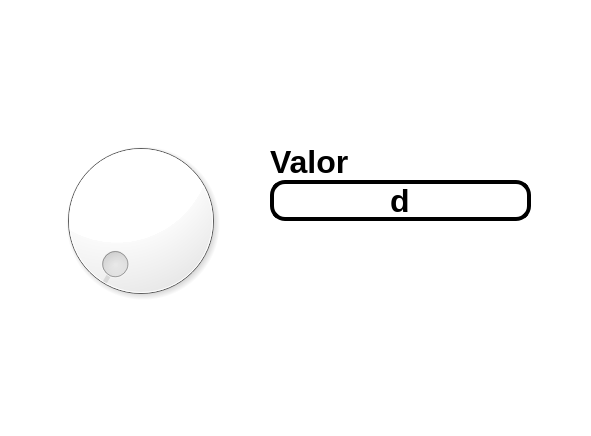
<?xml version="1.0" encoding="UTF-8"?>
<ui version="4.0">
 <class>MainWindow</class>
 <widget class="QMainWindow" name="MainWindow">
  <property name="geometry">
   <rect>
    <x>0</x>
    <y>0</y>
    <width>591</width>
    <height>436</height>
   </rect>
  </property>
  <property name="windowTitle">
   <string>MainWindow</string>
  </property>
  <property name="styleSheet">
   <string notr="true">background-color: rgb(255, 255, 255);</string>
  </property>
  <widget class="QWidget" name="centralwidget">
   <widget class="QLabel" name="imagen">
    <property name="geometry">
     <rect>
      <x>10</x>
      <y>10</y>
      <width>131</width>
      <height>71</height>
     </rect>
    </property>
    <property name="styleSheet">
     <string notr="true"/>
    </property>
    <property name="text">
     <string/>
    </property>
    <property name="pixmap">
     <pixmap resource="../Archivos/Recursos.qrc">:/Logos/log_uat_nuevo.png</pixmap>
    </property>
    <property name="scaledContents">
     <bool>true</bool>
    </property>
   </widget>
   <widget class="QLabel" name="imagen_2">
    <property name="geometry">
     <rect>
      <x>490</x>
      <y>10</y>
      <width>91</width>
      <height>71</height>
     </rect>
    </property>
    <property name="styleSheet">
     <string notr="true"/>
    </property>
    <property name="text">
     <string/>
    </property>
    <property name="pixmap">
     <pixmap resource="../Archivos/Recursos.qrc">:/Logos/FIT_logo_vertical.png</pixmap>
    </property>
    <property name="scaledContents">
     <bool>true</bool>
    </property>
   </widget>
   <widget class="QLabel" name="imagen_3">
    <property name="geometry">
     <rect>
      <x>470</x>
      <y>310</y>
      <width>111</width>
      <height>71</height>
     </rect>
    </property>
    <property name="styleSheet">
     <string notr="true"/>
    </property>
    <property name="text">
     <string/>
    </property>
    <property name="pixmap">
     <pixmap resource="../Archivos/Recursos.qrc">:/Ejercicios/ImagenGatoEuropeo.png</pixmap>
    </property>
    <property name="scaledContents">
     <bool>true</bool>
    </property>
   </widget>
   <widget class="QDial" name="dial">
    <property name="geometry">
     <rect>
      <x>50</x>
      <y>130</y>
      <width>181</width>
      <height>181</height>
     </rect>
    </property>
   </widget>
   <widget class="QLabel" name="label">
    <property name="geometry">
     <rect>
      <x>270</x>
      <y>146</y>
      <width>81</width>
      <height>31</height>
     </rect>
    </property>
    <property name="font">
     <font>
      <pointsize>24</pointsize>
      <bold>true</bold>
     </font>
    </property>
    <property name="text">
     <string>Valor:</string>
    </property>
   </widget>
   <widget class="QLineEdit" name="txt_valor">
    <property name="geometry">
     <rect>
      <x>270</x>
      <y>180</y>
      <width>261</width>
      <height>41</height>
     </rect>
    </property>
    <property name="font">
     <font>
      <pointsize>24</pointsize>
      <bold>true</bold>
     </font>
    </property>
    <property name="styleSheet">
     <string notr="true">border: 4px solid black;
border-radius: 15px;</string>
    </property>
    <property name="text">
     <string>d</string>
    </property>
    <property name="alignment">
     <set>Qt::AlignCenter</set>
    </property>
   </widget>
  </widget>
  <widget class="QMenuBar" name="menubar">
   <property name="geometry">
    <rect>
     <x>0</x>
     <y>0</y>
     <width>591</width>
     <height>24</height>
    </rect>
   </property>
  </widget>
  <widget class="QStatusBar" name="statusbar"/>
 </widget>
 <resources>
  <include location="../Archivos/Recursos.qrc"/>
 </resources>
 <connections/>
</ui>
